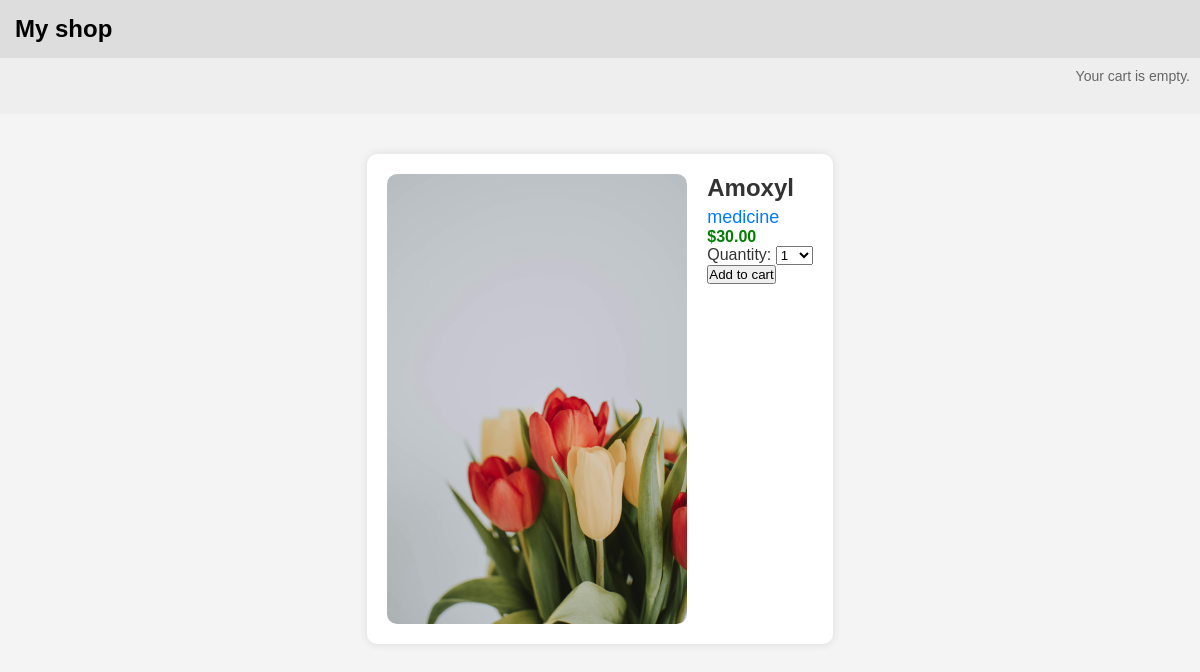
The page /1/amoxyl/ on the database its author committed.
### shop/models.py (models this page shows, shortened)
class Product(models.Model):
    category = models.ForeignKey(Category, related_name='products', on_delete=models.CASCADE)
    name = models.CharField(max_length=200, db_index=True)
    slug = models.SlugField(max_length=200, db_index=True)
    image = models.ImageField(upload_to='products/%Y/%m/%d',
    blank=True)
    description = models.TextField(blank=True)
    price = models.DecimalField(max_digits=10, decimal_places=2)
    stock = models.PositiveIntegerField()
    available = models.BooleanField(default=True)
    created = models.DateTimeField(auto_now_add=True)
    updated = models.DateTimeField(auto_now=True)
    class Meta:
        ordering = ('name',)
        indexes = [
              models.Index(fields=["id", "slug"]),
          ]

class Category(models.Model):
      name = models.CharField(max_length=200,
      db_index=True)
      slug = models.SlugField(max_length=200,
      db_index=True,
      unique=True)
      class Meta:
        ordering = ('name',)
        verbose_name = 'category'
        verbose_name_plural = 'categories'
      def __str__(self):
        return self.name
      def get_absolute_url(self):
        return reverse('shop:product_list_by_category',
                        args=[self.slug])

### shop/views.py (the view)
# urls.py: path('<int:id>/<slug:slug>/', views.product_detail, name='product_detail'),  # For product details
def product_detail(request, id, slug):
 product = get_object_or_404(Product,
                            id=id,
                            slug=slug,
                            available=True)
 cart_product_form = CartAddProductForm()
 return render(request,
              'shop/product/detail.html',
              {'product': product,
               'cart_product_form': cart_product_form})

### cart/forms.py
class CartAddProductForm(forms.Form):
    quantity = forms.TypedChoiceField(
                                    choices=PRODUCT_QUANTITY_CHOICES,
                                    coerce=int)
    update = forms.BooleanField(required=False,
                                    initial=False,
                                    widget=forms.HiddenInput)

### shop/templates/shop/product/detail.html (shortened to what this page needs)
{% extends "shop/base.html" %}
{% load static %}
{% block content %}
<div class="product-detail">
  <img src="{% if product.image %}{{ product.image.url }}{% else %}{% static "img/no_image.png" %}{% endif %}">
  <div class="product-info">
      <h1 class="product-name">{{ product.name }}</h1>
      <a href="{{ product.category.get_absolute_url }}" class="product-category">{{ product.category }}</a>
      <p class="price">${{ product.price }}</p>
      <form action="{% url "cart:cart_add" product.id %}" method="post">
        {{ cart_product_form }}
        <input type="submit" value="Add to cart">
      </form>
  </div>
</div>
{% endblock %}

### static/css/base.css (style rules this page uses)
* { margin: 0; padding: 0; box-sizing: border-box; }
body { font-family: 'Arial', sans-serif; background-color: #f4f4f4; color: #333; }
.price { font-weight: bold; color: green; }
.product-detail { display: flex; align-items: flex-start; gap: 20px; max-width: 800px; margin: 20px auto; background: white; padding: 20px; border-radius: 10px; box-shadow: 0 0 10px rgba(0, 0, 0, 0.1); }
.product-detail img { max-width: 300px; height: auto; border-radius: 10px; flex-shrink: 0; }
.product-detail .product-info { flex-grow: 1; }
.product-detail .product-name { font-size: 24px; font-weight: bold; margin: 0; }
.product-detail .product-category { font-size: 18px; color: #007bff; text-decoration: none; display: block; margin-top: 5px; }

### rows shown on the page
Product: image (picture), name "Amoxyl", category "medicine", price "30.00"
